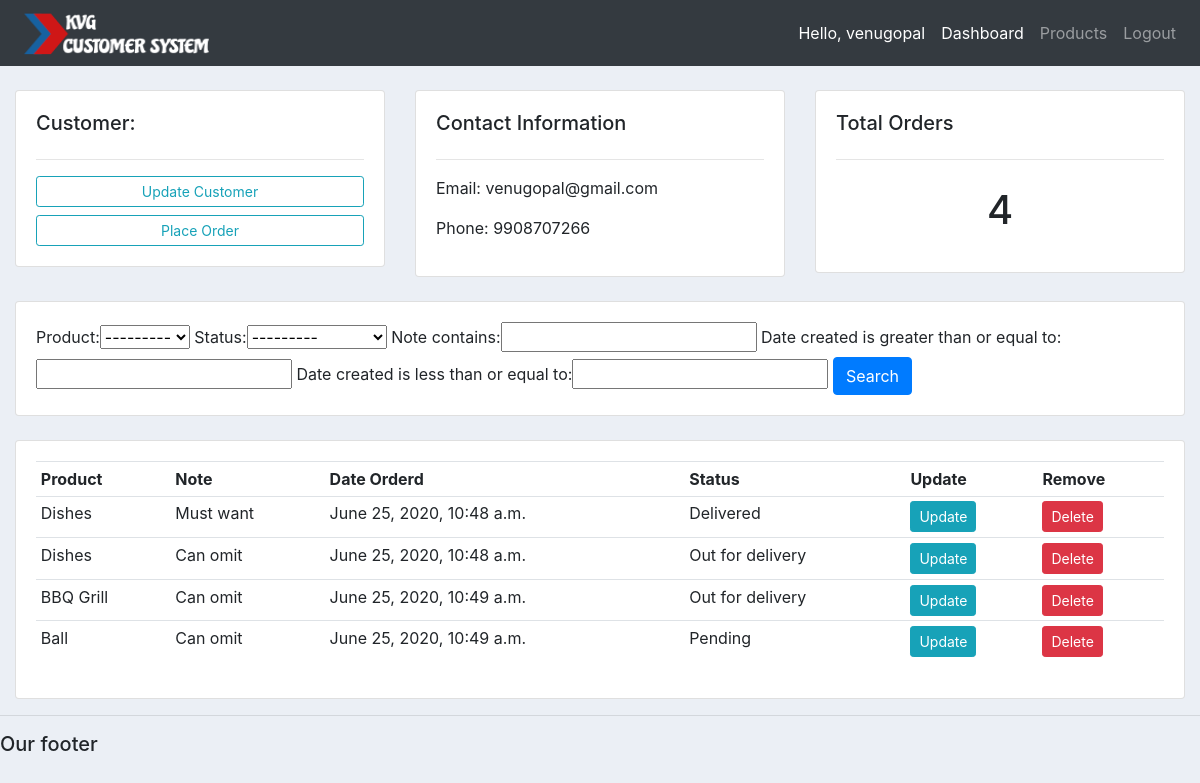
The app's page /customer/9/ (signed in) with its own data.
### accounts/models.py (models this page shows, shortened)
class Customer(models.Model):
	user = models.OneToOneField(User, null=True, blank=True, on_delete=models.CASCADE)
	name = models.CharField(max_length=200, null=True)
	phone = models.CharField(max_length=200, null=True)
	email = models.CharField(max_length=200, null=True)
	profile_pic = models.ImageField(default="default.jpg", null=True, blank=True)
	date_created = models.DateTimeField(auto_now_add=True, null=True)

class Order(models.Model):
	STATUS = (
			('Pending', 'Pending'),
			('Out for delivery', 'Out for delivery'),
			('Delivered', 'Delivered'),
			)
	customer = models.ForeignKey(Customer, null=True, on_delete= models.SET_NULL)
	product = models.ForeignKey(Product, null=True, on_delete= models.SET_NULL)
	date_created = models.DateTimeField(auto_now_add=True, null=True)
	status = models.CharField(max_length=200, null=True, choices=STATUS)
	note = models.CharField(max_length=1000, null=True)

class Product(models.Model):
	CATEGORY = (
			('Indoor', 'Indoor'),
			('Out Door', 'Out Door'),
			)
	name = models.CharField(max_length=200, null=True)
	price = models.FloatField(null=True)
	category = models.CharField(max_length=200, null=True, choices=CATEGORY)
	description = models.CharField(max_length=200, null=True, blank=True)
	date_created = models.DateTimeField(auto_now_add=True, null=True)
	tags = models.ManyToManyField(Tag)
	def __str__(self):
		return self.name

### accounts/decorators.py (the view)
		def wrapper_func(request, *args, **kwargs):
			group = None
			if request.user.groups.exists():
				group = request.user.groups.all()[0].name
			if group in allowed_roles:
				return view_func(request, *args, **kwargs)
			else:
				return HttpResponse('You are not authorized to view this page')

### accounts/views.py (called while the page is built)
@login_required(login_url='login')
@allowed_users(allowed_roles=['admin'])
def customer(request, pk_test):
	customer = Customer.objects.get(id=pk_test)
	orders = customer.order_set.all()
	order_count = orders.count()
	myFilter = OrderFilter(request.GET, queryset=orders)
	orders = myFilter.qs
	context = {'customer':customer, 'orders':orders, 'order_count':order_count,
	'myFilter':myFilter}
	return render(request, 'accounts/customer.html',context)

### accounts/templates/accounts/customer.html
{%  extends 'accounts/main.html' %}
{% block content %}
	<br>
<div class="row">
	<div class="col-md">
		<div class="card card-body">
			<h5>Customer:</h5>
			<hr>
			<a class="btn btn-outline-info  btn-sm btn-block" href="">Update Customer</a>
			<a class="btn btn-outline-info  btn-sm btn-block" href="{% url 'create_order' customer.id %}">Place Order</a>
		</div>
	</div>
	<div class="col-md">
		<div class="card card-body">
			<h5>Contact Information</h5>
			<hr>
			<p>Email: {{customer.email}}</p>
			<p>Phone: {{customer.phone}}</p>
		</div>
	</div>
	<div class="col-md">
		<div class="card card-body">
			<h5>Total Orders</h5>
			<hr>
			<h1 style="text-align: center;padding: 10px">{{order_count}}</h1>
		</div>
	</div>
</div>
<br>
<div class="row">
	<div class="col">
		<div class="card card-body">
			<form method="get">
				{{myFilter.form}}
		    <button class="btn btn-primary" type="submit">Search</button>
		  </form>
		</div>
	</div>
</div>
<br>
<div class="row">
	<div class="col-md">
		<div class="card card-body">
			<table class="table table-sm">
				<tr>
					<th>Product</th>
					<th>Note</th>
					<th>Date Orderd</th>
					<th>Status</th>
					<th>Update</th>
					<th>Remove</th>
				</tr>
				{% for order in orders %}
				<tr>
					<td>{{order.product}}</td>
					<td>{{order.note}}</td>
					<td>{{order.date_created}}</td>
					<td>{{order.status}}</td>
					<td><a class="btn btn-sm btn-info" href="{% url 'update_order' order.id %}">Update</a></td>
					<td><a class="btn btn-sm btn-danger" href="{% url 'delete_order' order.id %}">Delete</a></td>
				</tr>
				{% endfor %}
			</table>
		</div>
	</div>
</div>
{% endblock %}

### accounts/templates/accounts/navbar.html (shortened to what this page needs)
{% load static %}
<nav class="navbar navbar-expand-lg navbar-dark bg-dark">
 <img src="{% static 'images/logo.png' %}" height="50px" width="200px">
  <div class="collapse navbar-collapse" id="navbarNav">
    <ul class="navbar-nav ml-auto">
      <li class="nav-item active">
        <span class="nav-link">Hello, {{request.user}}</span>
      </li>
      {% if request.user.is_staff %}
      <li class="nav-item active">
        <a class="nav-link" href="{% url 'home' %}">Dashboard</a>
      </li>
      <li class="nav-item">
        <a class="nav-link" href="{% url 'products' %}">Products</a>
      </li>
      {% else %}
       <li class="nav-item">
        <a class="nav-link" href="{% url 'account' %}">Settings</a>
      </li>
      {% endif %}
      <li class="nav-item">
        <a class="nav-link" href="{% url 'logout' %}">Logout</a>
      </li>
    </ul>
  </div>
</nav>

### static/css/main.css (style rules this page uses)
body { background-color: #ebeff5; }

### records on screen
Customer: email "venugopal@gmail.com", phone "9908707266"
Order: product "Dishes", note "Must want", date_created "June 25, 2020, 10:48 a.m.", status "Delivered"
Order: product "Dishes", note "Can omit", date_created "June 25, 2020, 10:48 a.m.", status "Out for delivery"
Order: product "BBQ Grill", note "Can omit", date_created "June 25, 2020, 10:49 a.m.", status "Out for delivery"
Order: product "Ball", note "Can omit", date_created "June 25, 2020, 10:49 a.m.", status "Pending"

### other values on screen
{{ request.user }} "venugopal"
{{ order_count }} "4"
